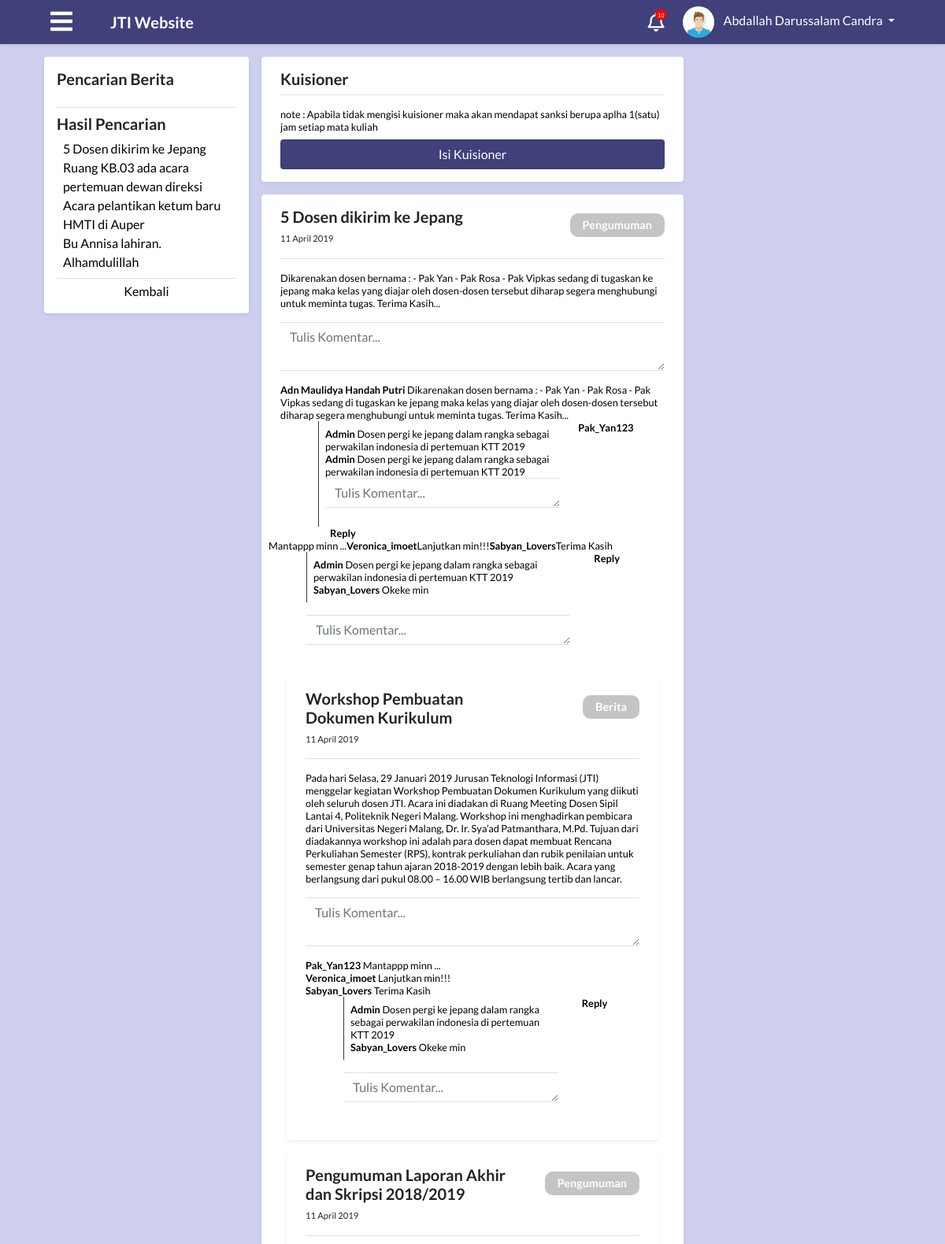
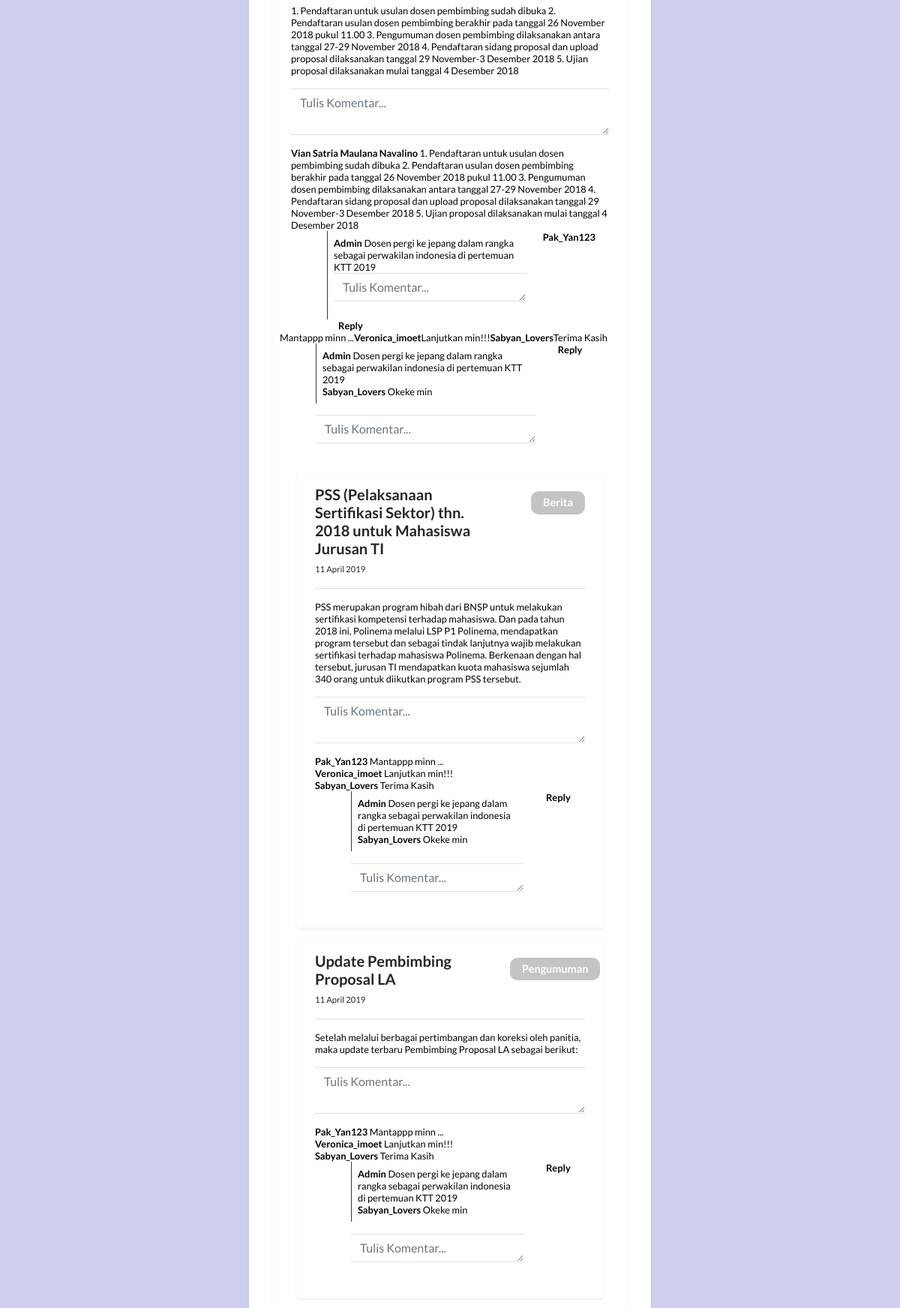
Page /module/index.php?module=home (signed in, upper part) on the committed database (2 pictures, top to bottom).
### tables this page shows
CREATE TABLE `tabel_mahasiswa` (
  `id_mahasiswa` int(30) NOT NULL,
  `id_prodi` int(30) NOT NULL,
  `id_kelas` int(30) NOT NULL,
  `id_semester` int(11) NOT NULL,
  `nim` varchar(50) NOT NULL,
  `nama` varchar(100) NOT NULL,
  `alamat` varchar(250) DEFAULT NULL,
  `jenis_kelamin` enum('laki-laki','perempuan') NOT NULL,
  `tempat_lahir` varchar(50) DEFAULT NULL,
  `tanggal_lahir` date DEFAULT NULL,
  `foto` text,
  `waktu_edit` datetime DEFAULT NULL,
  `id_user` int(11) NOT NULL
);

CREATE TABLE `tabel_info` (
  `id_info` int(30) NOT NULL,
  `judul` varchar(250) NOT NULL,
  `isi` text NOT NULL,
  `tipe` enum('pengumuman','berita') NOT NULL,
  `waktu` datetime NOT NULL,
  `id_attachment` int(30) DEFAULT NULL
);

CREATE TABLE `tabel_komentar` (
  `id_komentar` int(30) NOT NULL,
  `id_info` int(11) NOT NULL,
  `id_user` int(11) NOT NULL,
  `isi` text NOT NULL,
  `waktu` datetime NOT NULL
);

CREATE TABLE `tabel_user` (
  `id_user` int(10) NOT NULL,
  `username` varchar(30) NOT NULL,
  `password` varchar(40) NOT NULL,
  `level` enum('mahasiswa','dosen','admin') NOT NULL
);

### process/proses_homeMahasiswa.php (called while the page is built, shortened)
<?php
function info($con)
{
  $info = "select * from tabel_info";
  $resultInfo = mysqli_query($con, $info);
  return $resultInfo;
}
function tampilTanggal($tanggal)
{
  return date('d F Y', strtotime($tanggal));
}
function komentar($con, $id_info)
{
  $komentar = "select a.*, b.*, c.* from tabel_komentar a, tabel_info b, tabel_user c where a.id_info=b.id_info and a.id_user=c.id_user and a.id_info='$id_info'";
  $resultKomentar = mysqli_query($con, $komentar);
  return $resultKomentar;
}
function tampilUser($con, $id_user)
{
  $queryUser = "SELECT a.*, b.* FROM tabel_user a, tabel_admin b WHERE a.id_user=$id_user and a.id_user=b.id_user";
  $resultUser = mysqli_query($con, $queryUser);
  $queryUser = "SELECT a.*, b.* FROM tabel_user a, tabel_mahasiswa b WHERE a.id_user=$id_user and a.id_user=b.id_user";
  $resultUser = mysqli_query($con, $queryUser);
  if (mysqli_num_rows($resultUser) > 0) {
    $rowUser = mysqli_fetch_assoc($resultUser);
    return $namaUser = $rowUser["nama"];
  }
}

### module/mahasiswa/home.php (the view, shortened to what this page needs)
<?php
  include "../config/connection.php";
  include "../process/proses_homeMahasiswa.php";
?>
<main role="main" class="container-fluid" id="home">
  <div class="row">
    <div class="col-md-3 p-0 ">
      <div class="sticky-sidebar sticky-top">
        <div class="m-2 p-3 bg-white rounded shadow-sm">
          <h5><strong>Pencarian Berita</strong></h5>
          <div id="datepicker" class="pb-3 border-bottom border-gray">
          </div>
            <div class="search-know mt-2 pb-2 border-bottom border-gray">
              <h5><strong>Hasil Pencarian</strong></h5>
              <div class="temu-berita ml-2">
                <a href="" class="">5 Dosen dikirim ke Jepang</a><br>
                <a href="" class="">Ruang KB.03 ada acara pertemuan dewan direksi</a><br>
                <a href="" class="">Acara pelantikan ketum baru HMTI di Auper</a><br>
                <a href="" class="">Bu Annisa lahiran. Alhamdulillah</a><br>
              </div>
            </div>
            <div class="search-back text-center mt-1">
              <a href="">Kembali</a>
            </div>
        </div>
      </div>
    </div>
    <div class="col-md-6 p-0 pb-3">
      <div class="m-2 p-3 mb-3 bg-white rounded shadow-sm px-4">
        <h5 class="border-bottom border-gray pb-2 mb-3"><strong>Kuisioner</strong></h5>
        <div class="isi-mhs small lh-125 mb-2">
          note : Apabila tidak mengisi kuisioner maka akan mendapat sanksi berupa aplha 1(satu) jam setiap mata kuliah
        </div>
        <button type="button" class="check-modal btn" data-toggle="modal" data-target="#modelId">Isi Kuisioner</button>
      </div>
      <?php
          $resultInfo=info($con);
          if (mysqli_num_rows($resultInfo) > 0){
            while($row = mysqli_fetch_assoc($resultInfo)){
                ?>
                <div class="m-2 p-3 mb-3 bg-white rounded shadow-sm px-4">
                  <div class="border-bottom border-gray">
                    <div class="row">
                      <div class="col-sm-8">
                        <div class="judul">
                          <h5><strong><?php echo $row["judul"]; ?></strong></h5>
                          <p><?php echo tampilTanggal($row["waktu"]); ?></p>
                        </div>
                      </div>
                      <div class="col-sm-4 mt-2 text-right">
                        <span class="kategori-label badge badge-secondary px-3 py-2"><?php echo ucfirst($row["tipe"]); ?></span>
                      </div>
                    </div>
                  </div>
                  <div class="media text-muted pt-3">
                    <div class="media-body pb-3 mb-0 small lh-125 border-bottom border-gray">
                      <div class="isi-mhs">
                        <?php echo $row["isi"]; ?>
                      </div>
                    </div>
                  </div>
                  <div class="form-group border-bottom border-gray">
                    <textarea class="form-control border-0" name="" id="" rows="auto" placeholder="Tulis Komentar..."></textarea>
                  </div>
                  <div class="media-body pb-3 mb-0 small lh-125">
                    <div class="isi-mhs">
                    <?php
                      $resultKomentar=komentar($con, $row["id_info"]);
                      if (mysqli_num_rows($resultKomentar) > 0){
                        while($row = mysqli_fetch_assoc($resultKomentar)){
                          ?>
                          <strong><?php echo tampilUser($con, $row["id_user"]);?></strong>
                          <span class="komen"><?php echo $row["isi"]; ?></span> <br>
                          <div class="row komens">
                            <div class="col-sm-8 ml-5 ">
                              <div class="balas-komen p-2 border-left border-dark">
                                <?php
                                  if (mysqli_num_rows($resultKomentar) > 0){
                                    while($row = mysqli_fetch_assoc($resultKomentar)){
                                    ?>
                                      <strong>Admin</strong>
                                      <span class="komen">Dosen pergi ke jepang dalam rangka sebagai perwakilan
                                      indonesia di pertemuan KTT 2019</span> <br>
                                    <?php
                                    }
                                  }
                                ?>
                              <div class="form-group border-bottom border-top border-gray">
                                <textarea class="form-control border-0" name="" id="" rows="1"
                                  placeholder="Tulis Komentar..."></textarea>
                              </div>
                            </div>
                            <div class="col-sm-2">
                              <strong>Reply</strong>
                            </div>
                          </div>
                          <?php
                        }
                      }
                    ?>
                      <strong>Pak_Yan123</strong> <span class="komen">Mantappp minn ...</span> <br>
                      <strong>Veronica_imoet</strong> <span class="komen">Lanjutkan min!!!</span> <br>
                      <strong>Sabyan_Lovers</strong> <span class="komen">Terima Kasih</span> <br>
                      <div class="row komens">
                        <div class="col-sm-8 ml-5 ">
                          <div class="balas-komen p-2 border-left border-dark">
                            <strong>Admin</strong> <span class="komen">Dosen pergi ke jepang dalam rangka sebagai perwakilan
                                indonesia di pertemuan KTT 2019</span> <br>
                            <strong>Sabyan_Lovers</strong> <span class="komen">Okeke min</span>
                          </div> <br>
                          <div class="form-group border-bottom border-top border-gray">
                            <textarea class="form-control border-0" name="" id="" rows="1"
                              placeholder="Tulis Komentar..."></textarea>
                          </div>
                        </div>
                        <div class="col-sm-2">
                          <strong>Reply</strong>
                        </div>
                      </div>
                    </div>
                  </div>
                </div>
          <?php
            }
          }
      ?>
    </div>
  </div>
</main>

### module/index.php (shortened to what this page needs)
<?php
include "../config/connection.php";
$level = $_SESSION['level'];
$idUser = $_SESSION['id'];
switch ($level) {
  case 'mahasiswa':
    $queryUser = "SELECT a.*, b.* FROM tabel_user a, tabel_mahasiswa b WHERE a.id_user=$idUser and a.id_user=b.id_user";
    $resultUser = mysqli_query($con, $queryUser);
    $rowUser = mysqli_fetch_assoc($resultUser);
    $namaUser = $rowUser["nama"];
    break;
}
?>
<!DOCTYPE html>
<html>
<head>
  <?php
  include "../config/styles.php";
  ?>
</head>
<body>
  <nav class="app-navbar navbar navbar-expand-md navbar-dark bg-blue shadow-sm sticky-top mb-2">
    <a class="ml-5 mr-5" id="navigation-btn"> <i class="fas fa-bars text-white burger-icon"></i></a>
    <a class="navbar-brand " href="index.php?module=home"><b>JTI Website</b></a>
    <div class="collapse navbar-collapse" id="navbarCollapse">
      <i class="notification-icon text-white far fa-bell" onclick="location.href='index.php?module=notifikasi';">
        <span class="fas fa-circle notification-bubble"></span>
        <span class="notification-bubble-num">10</span>
      </i>
      <div class="dropdown mr-5">
        <img class="dropdown-toggle nav-profile-photo ml-4 " src="../attachment/img/avatar.jpeg" data-toggle="dropdown" aria-haspopup="true" aria-expanded="false">
        <a href="#" class="dropdown-toggle ml-2 profile-link" id="dropdownMenuButton" data-toggle="dropdown" aria-haspopup="true" aria-expanded="false"><?php echo ($namaUser); ?>&nbsp;<b class="caret"></b></a>
      </div>
    </div>
  </nav>
  <div class="container-fluid px-5">
    <?php
    $module = $_GET["module"];
    if ($level == "mahasiswa") {
      switch ($module) {
        case "home":
          include "mahasiswa/home.php";
          break;
      }
    } else if ($level == "dosen") {
      switch ($module) {
        case "home":
          include "dosen/home.php";
          break;
        case "kompenAbsen":
          include "dosen/dosenKompen.php";
          break;
        case "notifikasi":
          include "notifikasi.php";
          break;
        default:
          include "404.php";
      }
    } else if ($level == "admin") {
      switch ($module) {
        case "home":
          include "admin/home.php";
          break;
        case "ruang":
          include "admin/ruang/ruangan.php";
          break;
        case "khs":
          include "admin/khs/khs.php";
          break;
        case "khsLihat":
          include "admin/khs/khsLihat.php";
          break;
        case "khsUpload":
          include "admin/khs/khsUpload.php";
          break;
        case "dataDosen":
          include "admin/dosen/dataDosen.php";
          break;
        case "dataMahasiswa":
          include "admin/mahasiswa/dataMahasiswa.php";
          break;
        case "krs":
          include "admin/krs/krsAdmin.php";
          break;
        case "krsPerKelas":
          include "admin/krs/krsPerKelas.php";
          break;
        case "dataJadwalKuliah":
          include "admin/jadwal/dataJadwalKuliah.php";
          break;
        case "beasiswa":
          include "admin/mahasiswa/beasiswa.php";
          break;
        case "eComplain":
          include "admin/eComplain/eComplain.php";
          break;
        default:
          include "404.php";
      }
    }
      ?>
  </div>
</body>
</html>

### css/style.css (style rules this page uses)
* { font-family: "Lato"; }
body, html { margin: 0; padding: 0; }
body { background-color: #ceceef !important; }
.app-navbar { z-index: 0; }
.burger-icon { font-size: 2em; }
.notification-icon { font-size: 1.5em; position: relative; cursor: pointer; }
.notification-bubble { position: absolute; font-size: 0.6em; top: -4px; color: red; right: -3px; }
.notification-bubble-num { position: absolute; font-size: 0.3em; top: 0px; color: #ffffff; right: 0px; }
.profile-link:link { color: #ffffff; text-decoration: none; }
.profile-link { color: #ffffff; text-decoration: none; }
.nav-profile-photo { width: 2.5em; border-radius: 50%; }
.app-navbar { z-index: 1; }
.bg-blue { background-color: #40407a; }
.lh-125 { line-height: 1.25; }
#navigation-btn { cursor: pointer; }
.sticky-sidebar { top: 4.5em; z-index: 0; }

### css/login.css (style rules this page uses)
body { padding-top: 0 !important; }

### css/home.css (style rules this page uses)
#home .col-sm-8 p { font-size: 0.7em; }
#home .isi-mhs { color: black; }
#home .kategori-label { padding: 2px 10px 4px 10px; background-color: #c4c4c4; color: white; border-radius: 10px; font-size: 0.9em; }
#home .temu-berita a { color: black; }
#home .search-back a { color: black; }
#home .check-modal { width: 100%; background-color: #40407a; color: white; }

### rows in the picture
tabel_mahasiswa: nama "Abdallah Darussalam Candra"
tabel_info: judul "5 Dosen dikirim ke Jepang", waktu "11 April 2019", tipe "Pengumuman", isi "Dikarenakan dosen bernama : - Pak Yan - Pak Rosa - Pak Vipkas sedang di tugaskan ke jepang maka kelas yang diajar oleh dosen-dosen tersebut diharap segera menghubungi untuk meminta tugas. Terima Kasih..."
tabel_komentar: id_user.nama "Adn Maulidya Handah Putri", id_info.isi "Dikarenakan dosen bernama : - Pak Yan - Pak Rosa - Pak Vipkas sedang di tugaskan ke jepang maka kelas yang diajar oleh dosen-dosen tersebut diharap segera menghubungi untuk meminta tugas. Terima Kasih..."
tabel_info: judul "Workshop Pembuatan Dokumen Kurikulum", waktu "11 April 2019", tipe "Berita", isi "Pada hari Selasa, 29 Januari 2019 Jurusan Teknologi Informasi (JTI) menggelar kegiatan Workshop Pembuatan Dokumen Kurikulum yang diikuti oleh seluruh dosen JTI. Acara ini diadakan di Ruang Meeting Dosen Sipil Lantai 4, Politeknik Negeri Malang. Workshop ini menghadirkan pembicara dari Universitas Negeri Malang, Dr. Ir. Sya’ad Patmanthara, M.Pd. Tujuan dari diadakannya workshop ini adalah para dosen dapat membuat Rencana Perkuliahan Semester (RPS), kontrak perkuliahan dan rubik penilaian untuk semester genap tahun ajaran 2018-2019 dengan lebih baik. Acara yang berlangsung dari pukul 08.00 – 16.00 WIB berlangsung tertib dan lancar."
tabel_info: judul "Pengumuman Laporan Akhir dan Skripsi 2018/2019", waktu "11 April 2019", tipe "Pengumuman", isi "1. Pendaftaran untuk usulan dosen pembimbing sudah dibuka 2. Pendaftaran usulan dosen pembimbing berakhir pada tanggal 26 November 2018 pukul 11.00 3. Pengumuman dosen pembimbing dilaksanakan antara tanggal 27-29 November 2018 4. Pendaftaran sidang proposal dan upload proposal dilaksanakan tanggal 29 November-3 Desember 2018 5. Ujian proposal dilaksanakan mulai tanggal 4 Desember 2018"
tabel_komentar: id_user.nama "Vian Satria Maulana Navalino", id_info.isi "1. Pendaftaran untuk usulan dosen pembimbing sudah dibuka 2. Pendaftaran usulan dosen pembimbing berakhir pada tanggal 26 November 2018 pukul 11.00 3. Pengumuman dosen pembimbing dilaksanakan antara tanggal 27-29 November 2018 4. Pendaftaran sidang proposal dan upload proposal dilaksanakan tanggal 29 November-3 Desember 2018 5. Ujian proposal dilaksanakan mulai tanggal 4 Desember 2018"
tabel_info: judul "PSS (Pelaksanaan Sertifikasi Sektor) thn. 2018 untuk Mahasiswa Jurusan TI", waktu "11 April 2019", tipe "Berita", isi "PSS merupakan program hibah dari BNSP untuk melakukan sertifikasi kompetensi terhadap mahasiswa. Dan pada tahun 2018 ini, Polinema melalui LSP P1 Polinema, mendapatkan program tersebut dan sebagai tindak lanjutnya wajib melakukan sertifikasi terhadap mahasiswa Polinema. Berkenaan dengan hal tersebut, jurusan TI mendapatkan kuota mahasiswa sejumlah 340 orang untuk diikutkan program PSS tersebut."
tabel_info: judul "Update Pembimbing Proposal LA", waktu "11 April 2019", tipe "Pengumuman", isi "Setelah melalui berbagai pertimbangan dan koreksi oleh panitia, maka update terbaru Pembimbing Proposal LA sebagai berikut:"
